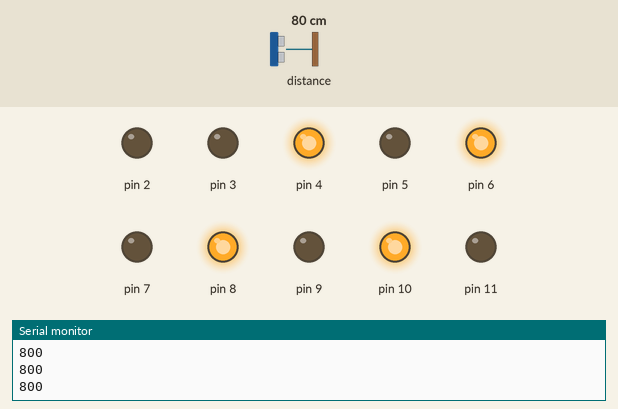
Bench run of a sketch on a simulated Arduino Uno, built with avr-gcc and run on an emulated ATmega328P. Parts: output pins drawn as LEDs (lit = HIGH), the last lines printed to the serial monitor. Inputs (shaded band) come from the test bench; at power-on: distance to the obstacle 80 cm.

Above: at 1.2 s.
1.3 s: distance to the obstacle set to 23 cm
2.8 s: distance to the obstacle set to 19 cm
At 3.4 s:
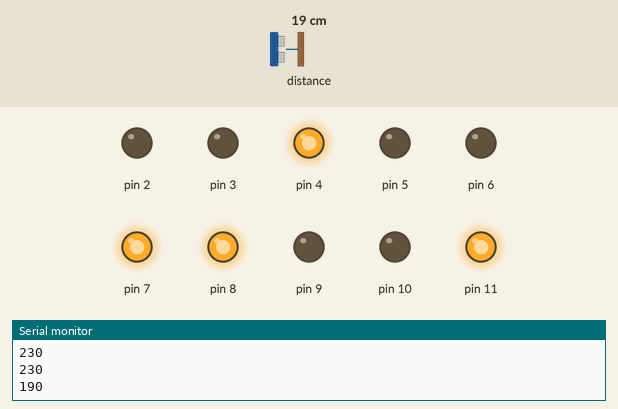
At 6.2 s:
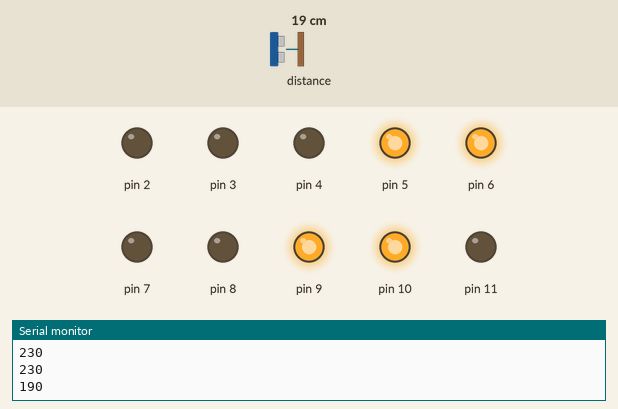
Timing chart, 0 to 10.5 s (numbered marks = the images above; inputs shaded):
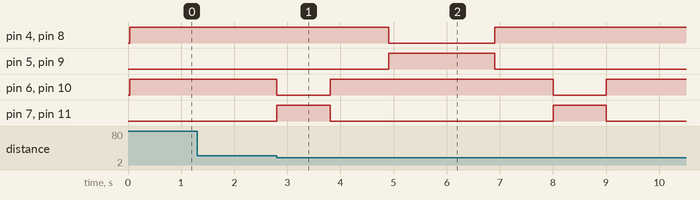

The sketch:

sensor_l293d.ino
```cpp
#include <Wire.h>
#include <VL53L0X.h>

VL53L0X sensor;

int result;
int motor1;
int motor2;
int turn = 1;
int n;

void setup() {
  {
  Serial.begin(9600);
  Wire.begin();

  sensor.init();
  sensor.setTimeout(500);

  sensor.startContinuous(100);

  pinMode(2, OUTPUT);
  pinMode(3, OUTPUT);

  pinMode(4, OUTPUT);
  pinMode(5, OUTPUT);
  pinMode(6, OUTPUT);
  pinMode(7, OUTPUT);
  pinMode(8, OUTPUT);
  pinMode(9, OUTPUT);
  pinMode(10, OUTPUT);
  pinMode(11, OUTPUT);

  /*pinMode(A0, OUTPUT);
  pinMode(A1, OUTPUT);
  pinMode(A2, OUTPUT);
  pinMode(A3, OUTPUT);*/

}

}

void loop() {
  result = sensor.readRangeContinuousMillimeters();
  Serial.print(result);
  if (sensor.timeoutOccurred()) { Serial.print(" TIMEOUT"); }

  Serial.println();

  motor1 = 1;
  motor2 = 1;
  n = 1000;

  if(result<=200 && turn == 1) {
    /*digitalWrite(4, LOW);
    digitalWrite(5, LOW);
    digitalWrite(6, LOW);
    digitalWrite(7, LOW);
    digitalWrite(8, LOW);
    digitalWrite(9, LOW);
    digitalWrite(10, LOW);
    digitalWrite(11, LOW);

    delay(500);*/

    digitalWrite(4, HIGH);
    digitalWrite(5, LOW);
    digitalWrite(6, LOW);
    digitalWrite(7, HIGH);
    digitalWrite(8, HIGH);
    digitalWrite(9, LOW);
    digitalWrite(10, LOW);
    digitalWrite(11, HIGH);


    /*analogWrite(A3, 100);
    analogWrite(A2, 0);
    analogWrite(A1, 100);
    analogWrite(A0, 0);*/

    delay(n);

    digitalWrite(4, HIGH);
    digitalWrite(5, LOW);
    digitalWrite(6, HIGH);
    digitalWrite(7, LOW);
    digitalWrite(8, HIGH);
    digitalWrite(9, LOW);
    digitalWrite(10, HIGH);
    digitalWrite(11, LOW);

    delay(1.1*n);

    digitalWrite(4, LOW);
    digitalWrite(5, HIGH);
    digitalWrite(6, HIGH);
    digitalWrite(7, LOW);
    digitalWrite(8, LOW);
    digitalWrite(9, HIGH);
    digitalWrite(10, HIGH);
    digitalWrite(11, LOW);

    delay(2*n);

    digitalWrite(4, HIGH);
    digitalWrite(5, LOW);
    digitalWrite(6, HIGH);
    digitalWrite(7, LOW);
    digitalWrite(8, HIGH);
    digitalWrite(9, LOW);
    digitalWrite(10, HIGH);
    digitalWrite(11, LOW);

    delay(1.1*n);

    digitalWrite(4, HIGH);
    digitalWrite(5, LOW);
    digitalWrite(6, LOW);
    digitalWrite(7, HIGH);
    digitalWrite(8, HIGH);
    digitalWrite(9, LOW);
    digitalWrite(10, LOW);
    digitalWrite(11, HIGH);

    delay(n);

    turn = 0;
    }

  digitalWrite(4, motor1);
  digitalWrite(5, LOW);
  digitalWrite(6, motor2);
  digitalWrite(7, LOW);
  digitalWrite(8, motor1);
  digitalWrite(9, LOW);
  digitalWrite(10, motor2);
  digitalWrite(11, LOW);

  /*analogWrite(A3, 255);
  analogWrite(A2, 0);
  analogWrite(A1, 255);
  analogWrite(A0, 0);*/
}
```

Measured:
- the behaviour switches between 21 and 20 cm on distance to the obstacle (found by bisection; images 0 and 1)
- after the input at 2.8 s, pin 4, pin 8: HIGH → LOW after 2.1 s, → HIGH 2.0 s later; pin 5, pin 9: LOW → HIGH after 2.1 s, → LOW 2.0 s later; pin 6, pin 10: alternates HIGH for 4.2 s and LOW for 1.0 s, starting at once; pin 7, pin 11: alternates HIGH for 1.0 s and LOW for 4.2 s, starting at once
